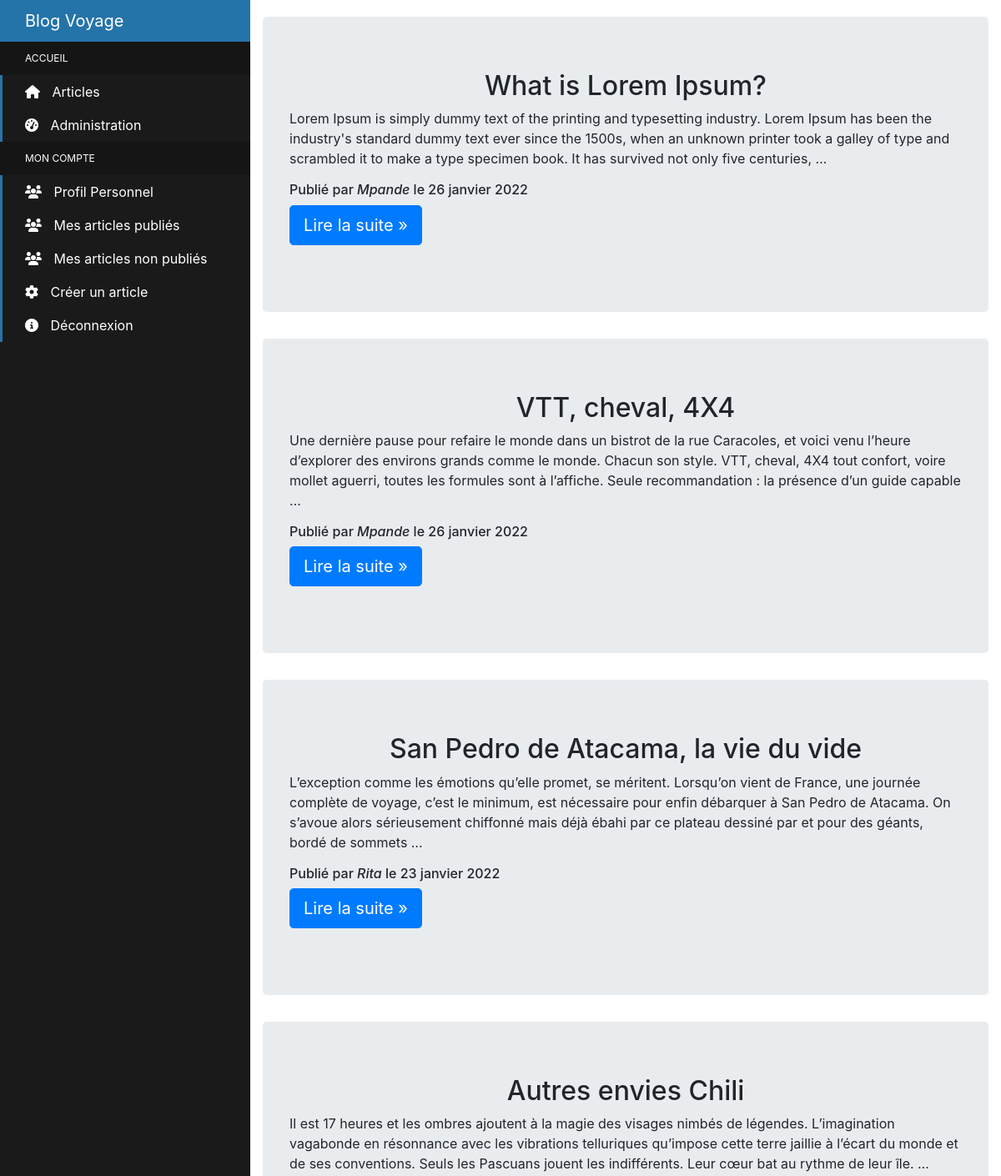
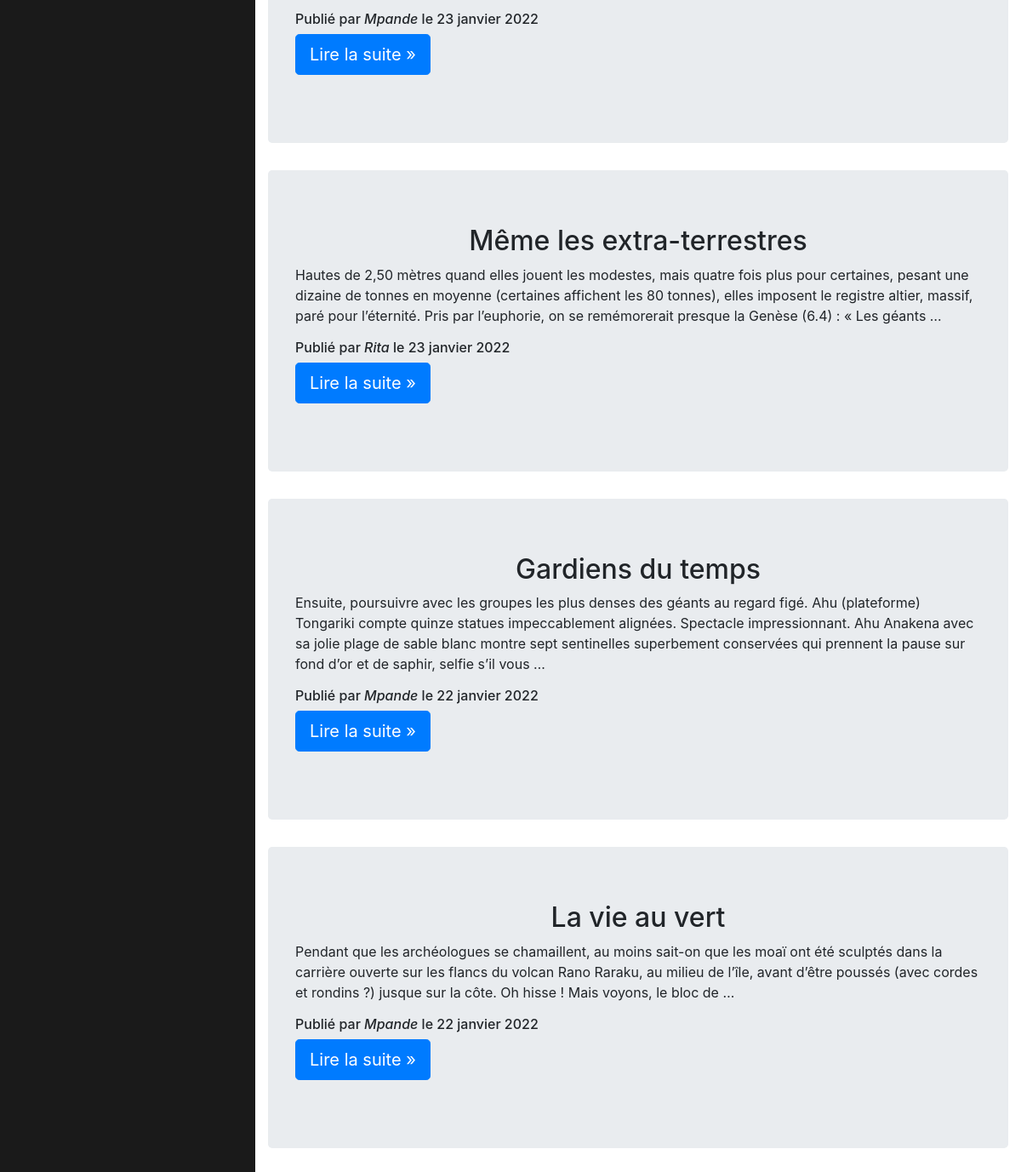
The page /blog/blog_list/ (signed in) on the database as committed earlier (2 pictures, top to bottom).
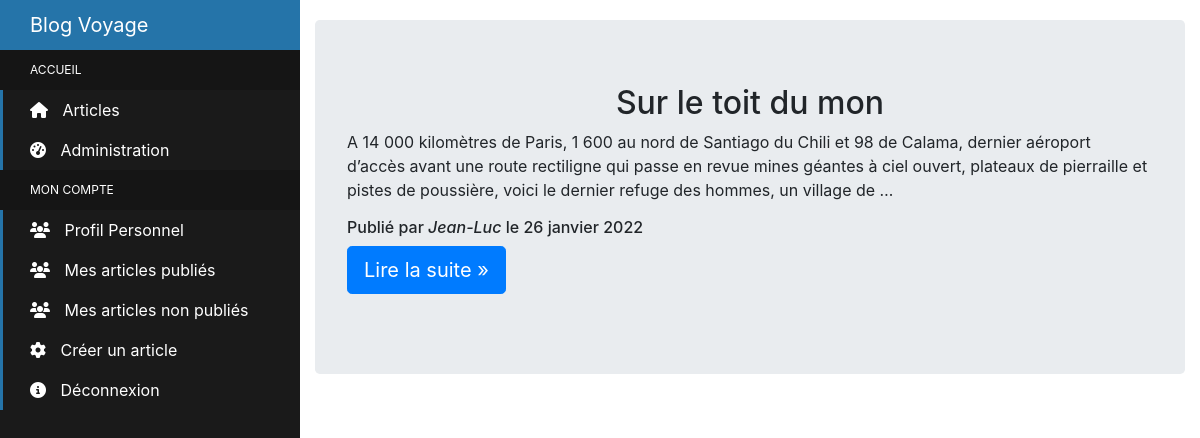
The same page on the database as committed later.
### blog/models.py (models this page shows, shortened)
class BlogPost(models.Model):
    title = models.CharField(max_length=255, unique=True, blank=False)
    author = models.ForeignKey(user, on_delete=models.SET_NULL, null=True, blank=True)
    last_updated = models.DateTimeField(auto_now=True)
    created_on = models.DateTimeField(blank=True, null=True)
    published = models.BooleanField(default=False)
    content = models.TextField(blank=True)
    class Meta:
        ordering = ['-created_on']
        verbose_name = 'Article'

### accounts/models.py (models this page shows, shortened)
class MyUser(AbstractBaseUser):
    name = models.CharField(max_length=55, blank=False)
    email = models.EmailField(max_length=255, unique=True)
    is_active = models.BooleanField(default=True)
    is_admin = models.BooleanField(default=False)
    is_staff = models.BooleanField(default=False)
    objects = MyUserManager()
    USERNAME_FIELD = 'email'
    REQUIRED_FIELDS = ['name']
    class Meta:
        verbose_name = 'Utilisateur'

### blog/views.py (the view)
# urls.py: path('blog_list/', login_required(views.ListPost.as_view()), name='blog_list'),
class ListPost(ListView):
    model = BlogPost
    context_object_name = 'posts'
    template_name = 'blog/blog_list.html'

### templates/blog/blog_list.html
{% extends 'website/home.html' %}
{% block content %}
    {% for post in posts %}
        {% if post.published %}
                <div class="container-fluid">
                    <div class="jumbotron">
                        <article>
                            <center>
                                <h2>{{post.title}}</h2>
                            </center>
                            <p>{{post.content|safe|truncatewords:50}}</p>
                            <h6>Publié par <i>{{post.author.name}}</i> le {{post.created_on|date:'j F Y'}}</h6>
                            <p>
                                <a class="btn btn-lg btn-primary" href="{% url 'blog:blog_detail' pk=post.id %}" role="button">Lire la suite &raquo;</a>
                            </p>
                        </article>
                    </div>
                </div>
        {% endif %}
    {% endfor %}
{% endblock %}

Rows that differ between the two databases and show on the page:
removed BlogPost: title "What is Lorem Ipsum?", content "Lorem Ipsum is simply dummy text of the printing and typesetting industry. Lorem Ipsum has been the industry's standard dummy text ever since the 1500s, when an unknown printer took a galley of type and scrambled it to make a type specimen book. It has survived not only five centuries, …", author.name "Mpande", created_on "26 janvier 2022"
removed BlogPost: title "VTT, cheval, 4X4", content "Une dernière pause pour refaire le monde dans un bistrot de la rue Caracoles, et voici venu l’heure d’explorer des environs grands comme le monde. Chacun son style. VTT, cheval, 4X4 tout confort, voire mollet aguerri, toutes les formules sont à l’affiche. Seule recommandation : la présence d’un guide capable …", author.name "Mpande", created_on "26 janvier 2022"
removed BlogPost: title "San Pedro de Atacama, la vie du vide", content "L’exception comme les émotions qu’elle promet, se méritent. Lorsqu’on vient de France, une journée complète de voyage, c’est le minimum, est nécessaire pour enfin débarquer à San Pedro de Atacama. On s’avoue alors sérieusement chiffonné mais déjà ébahi par ce plateau dessiné par et pour des géants, bordé de sommets …", author.name "Rita", created_on "23 janvier 2022"
removed BlogPost: title "Autres envies Chili", content "Il est 17 heures et les ombres ajoutent à la magie des visages nimbés de légendes. L’imagination vagabonde en résonnance avec les vibrations telluriques qu’impose cette terre jaillie à l’écart du monde et de ses conventions. Seuls les Pascuans jouent les indifférents. Leur cœur bat au rythme de leur île. …", author.name "Mpande", created_on "23 janvier 2022"
removed BlogPost: title "Même les extra-terrestres", content "Hautes de 2,50 mètres quand elles jouent les modestes, mais quatre fois plus pour certaines, pesant une dizaine de tonnes en moyenne (certaines affichent les 80 tonnes), elles imposent le registre altier, massif, paré pour l’éternité. Pris par l’euphorie, on se remémorerait presque la Genèse (6.4) : « Les géants …", author.name "Rita", created_on "23 janvier 2022"
removed BlogPost: title "Gardiens du temps", content "Ensuite, poursuivre avec les groupes les plus denses des géants au regard figé. Ahu (plateforme) Tongariki compte quinze statues impeccablement alignées. Spectacle impressionnant. Ahu Anakena avec sa jolie plage de sable blanc montre sept sentinelles superbement conservées qui prennent la pause sur fond d’or et de saphir, selfie s’il vous …", author.name "Mpande", created_on "22 janvier 2022"
removed BlogPost: title "La vie au vert", content "Pendant que les archéologues se chamaillent, au moins sait-on que les moaï ont été sculptés dans la carrière ouverte sur les flancs du volcan Rano Raraku, au milieu de l’île, avant d’être poussés (avec cordes et rondins ?) jusque sur la côte. Oh hisse ! Mais voyons, le bloc de …", author.name "Mpande", created_on "22 janvier 2022"
now on this page (row edited): BlogPost: title "Sur le toit du mon", content "A 14 000 kilomètres de Paris, 1 600 au nord de Santiago du Chili et 98 de Calama, dernier aéroport d’accès avant une route rectiligne qui passe en revue mines géantes à ciel ouvert, plateaux de pierraille et pistes de poussière, voici le dernier refuge des hommes, un village de …", author.name "Jean-Luc", created_on "26 janvier 2022"
